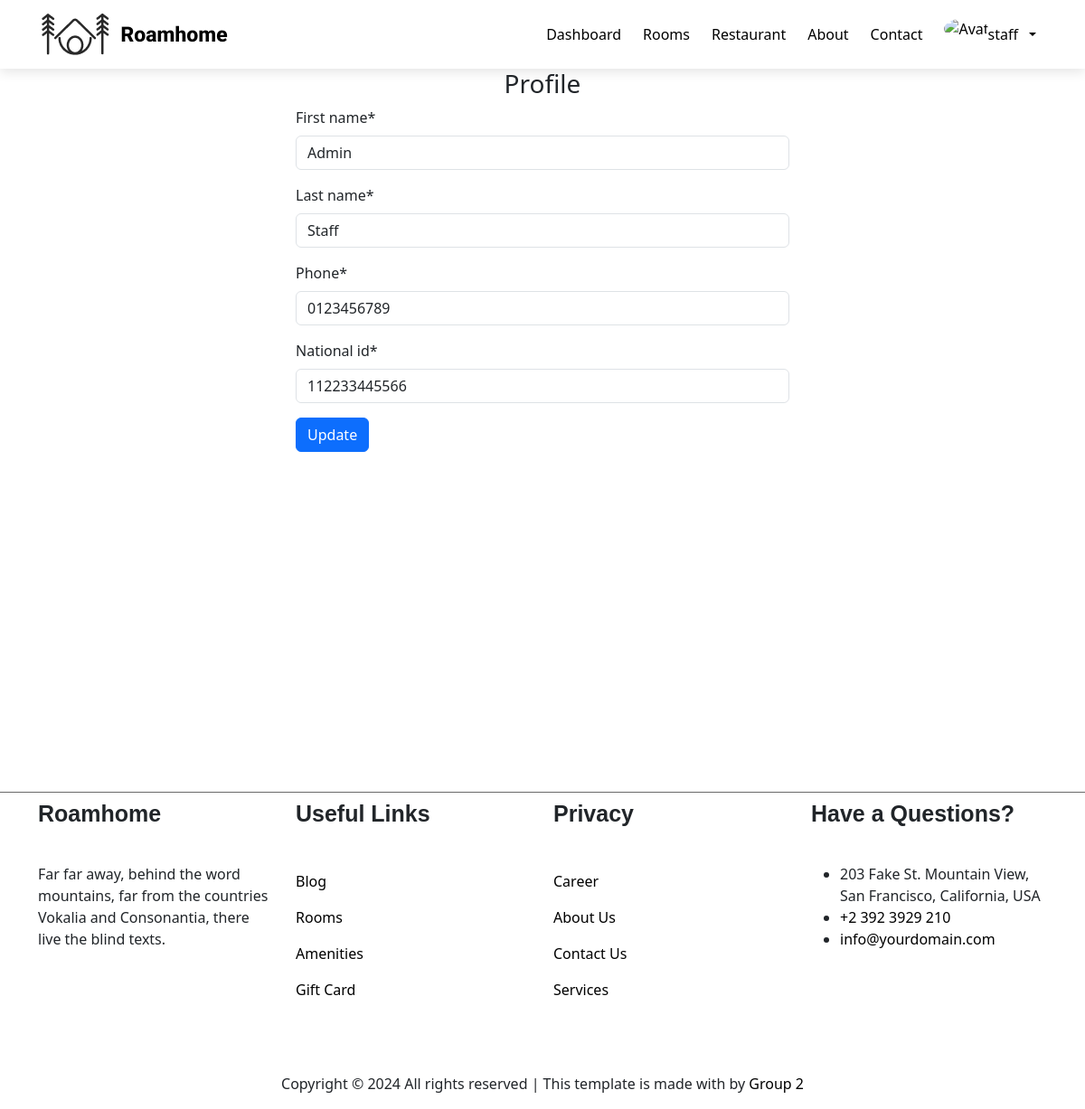
Screenshot of /auth/profile/ (signed in) with the database file from the repository.
### user/models.py (models this page shows, shortened)
class User(AbstractBaseUser, PermissionsMixin):
    class Meta:
        db_table = 'user'
    username = models.CharField(max_length=20, unique=True)
    email = models.EmailField(_('email address'), unique=True)
    role = models.CharField(max_length=10, choices=Roles.choices, default=Roles.USER)
    is_staff = models.BooleanField(default=False)
    created_at = models.DateTimeField(auto_now_add=True)
    updated_at = models.DateTimeField(auto_now=True)
    status = models.BooleanField(default=True)
    objects = CustomUserManager()
    USERNAME_FIELD = 'username'
    REQUIRED_FIELDS = ['email']

class Customer(models.Model):
    class Meta:
        db_table = 'customer'
    first_name = models.CharField(max_length=50)
    last_name = models.CharField(max_length=50)
    phone = models.CharField(max_length=12, null=True)
    national_id = models.CharField(max_length=100)
    created_at = models.DateTimeField(auto_now_add=True)
    updated_at = models.DateTimeField(auto_now=True)
    user = models.OneToOneField(User, on_delete=models.CASCADE)

### user/views.py (the view)
# urls.py: path('profile/', user.profile, name='profile'),
@login_required(login_url='login')
def profile(request):
    message = ''
    user = get_object_or_404(Customer, user=request.user)
    if request.method == 'POST':
        form = ProfileForm(request.POST)
        if form.is_valid():
            user.first_name = form.cleaned_data['first_name']
            user.last_name = form.cleaned_data['last_name']
            user.phone = form.cleaned_data['phone']
            user.national_id = form.cleaned_data['national_id']
            user.save()
            return render(request, 'user/profile.html', { 'form': form, 'message': 'Updated Profile successfully!!!' })
    else:
        form = ProfileForm(initial={ 'first_name': user.first_name, 'last_name': user.last_name, 'phone': user.phone, 'national_id': user.national_id })
    return render(request, 'user/profile.html', { 'form': form })

### user/forms.py
class ProfileForm(forms.ModelForm):
    class Meta:
        model = Customer
        fields = ['first_name', 'last_name', 'phone', 'national_id']

### user/templates/user/profile.html (shortened to what this page needs)
{% extends 'manager/base.html' %}
{% load static %}
{% load crispy_forms_tags %}
{% block css %}
    <link rel="stylesheet" href="{% static 'user/css/profile.css' %}">
{% endblock %}
{% block content %}
<main class="container">
    <div class="row d-flex flex-column align-items-center gap-5 justify-content-center">
        <div class="col-6">
            <h3 class="text-center">Profile</h3>
            <form method="POST">
                {{ form|crispy }}
                <div>
                    <button type="submit" class="btn btn-primary">Update</button>
                </div>
            </form>
        </div>
    </div>
</main>
{% endblock %}

### manager/templates/manager/components/header.html (shortened to what this page needs)
{% load static %}
<header>
    <nav class="navbar navbar-expand-lg">
        <div class="container">
            <a class="navbar-brand" href="/">
                <img src="{% static 'manager/images/logo.png' %}" alt="Logo">
            </a>
            <div class="collapse navbar-collapse" id="navbarNav">
                <ul class="navbar-nav me-auto mb-2 mb-lg-0">
                    {% if user.is_authenticated and user.role == 'STAFF' %}
                        <li class="nav-item">
                            <a class="nav-link active" aria-current="page" href="{% url 'dashboard' %}"
                                >Dashboard</a
                            >
                        </li>
                    {% else %}
                    <li class="nav-item">
                        <a class="nav-link {% if request.path == '/'%}nav-active{% endif %}" aria-current="page" href="/"
                            >Home</a
                        >
                    </li>
                    {% endif %}
                    <li class="nav-item">
                        <a
                            class="nav-link {% if request.path == '/rooms/'%}nav-active{% endif %}"
                            aria-current="page"
                            href="{% url 'all-rooms' %}"
                            >Rooms</a
                        >
                    </li>
                    <li class="nav-item">
                        <a class="nav-link" aria-current="page" href="#"
                            >Restaurant</a
                        >
                    </li>
                    <li class="nav-item">
                        <a class="nav-link {% if request.path == '/about/'%}nav-active{% endif %}" aria-current="page" href="{% url 'about' %}"
                            >About</a
                        >
                    </li>
                    <li class="nav-item">
                        <a class="nav-link {% if request.path == '/contact/'%}nav-active{% endif %}" aria-current="page" href="#"
                            >Contact</a
                        >
                    </li>
                </ul>
                <div class="d-flex gap-2">
                    {% if user.is_authenticated %}
                    <div
                        class="collapse navbar-collapse"
                        id="navbarNavDropdown"
                    >
                        <ul class="navbar-nav">
                            <li class="nav-item dropdown">
                                <a
                                    class="nav-link d-flex gap-2 align-items-center dropdown-toggle"
                                    href="#"
                                    role="button"
                                    data-bs-toggle="dropdown"
                                    aria-expanded="false"
                                >
                                    <div class="wrapper-avatar">
                                        <img
                                            src="https://images.unsplash.com/photo-1576266076037-1c6bd988abf8?q=80&w=1935&auto=format&fit=crop&ixlib=rb-4.0.3&ixid=M3wxMjA3fDB8MHxwaG90by1wYWdlfHx8fGVufDB8fHx8fA%3D%3D"
                                            alt="Avatar"
                                        />
                                    </div>
                                    <div>{{ user.username }}</div>
                                </a>
                            </li>
                        </ul>
                    </div>
                    {% endif %}
                </div>
            </div>
        </div>
    </nav>
</header>

### manager/static/manager/css/global.css (style rules this page uses)
body { height: 100vh; }

### manager/static/manager/css/header.css (style rules this page uses)
.navbar-collapse { flex-grow: 0 ; }
header { box-shadow: rgba(0, 0, 0, 0.1) 0px 4px 12px; }
.nav-link { color: black; padding: 6px 12px !important; transition: .3s; }
.wrapper-avatar { width: 40px; height: 40px; }
.wrapper-avatar > img { width: 100%; height: 100%; border-radius: 50%; }

### manager/static/manager/css/footer.css (style rules this page uses)
a { color: black; text-decoration: none; }

### rows the page displays
User: username "staff"
Customer: first_name "Admin", last_name "Staff", phone "0123456789", national_id "112233445566"
